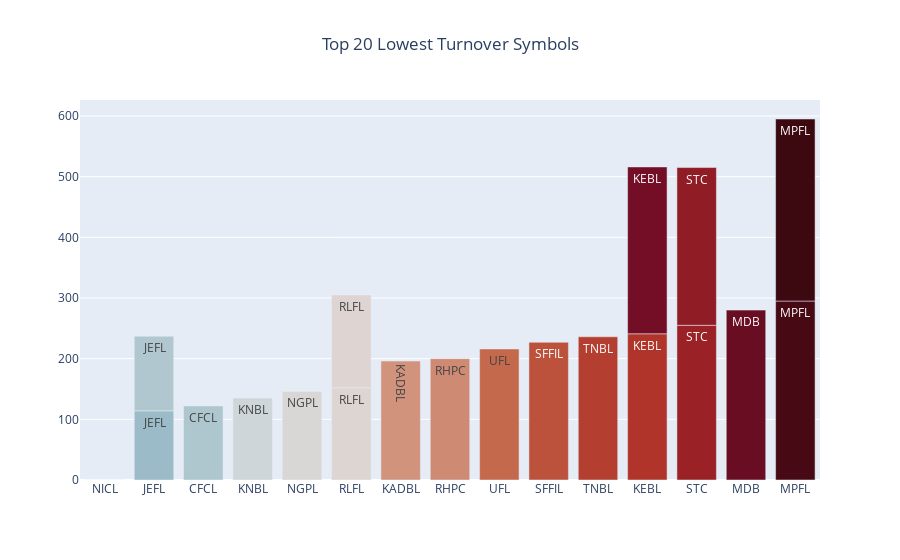

Notebook source saved alongside this figure:
### Code cell
fig=go.Figure(
    go.Bar(
    x=temp.Symbol,
    y=temp.Turnover,
    text=temp.Symbol,
    textposition="inside",
    marker=dict(color=temp.Turnover,
                   colorscale='balance'),
    )
    )

fig.update_layout(title="Top 20 Lowest Turnover Symbols",
                 title_x=.5)
fig.show()

### Figure 1 — Plotly figure (JSON) as saved in the notebook; plotly's stock layout.template omitted (floating-point values rounded to 4 significant figures)
{"data": [{"marker": {"color": [0, 114, 122, 123, 135, 146, 152, 153, 196, 200, 216, 227, 236, 241, 255, 260, 275, 280, 295, 300], "colorscale": [[0, "rgb(23, 28, 66)"], [0.09091, "rgb(41, 58, 143)"], [0.1818, "rgb(11, 102, 189)"], [0.2727, "rgb(69, 144, 185)"], [0.3636, "rgb(142, 181, 194)"], [0.4545, "rgb(210, 216, 219)"], [0.5455, "rgb(230, 210, 204)"], [0.6364, "rgb(213, 157, 137)"], [0.7273, "rgb(196, 101, 72)"], [0.8182, "rgb(172, 43, 36)"], [0.9091, "rgb(120, 14, 40)"], [1, "rgb(60, 9, 17)"]]}, "text": ["NICL", "JEFL", "CFCL", "JEFL", "KNBL", "NGPL", "RLFL", "RLFL", "KADBL", "RHPC", "UFL", "SFFIL", "TNBL", "KEBL", "STC", "STC", "KEBL", "MDB", "MPFL", "MPFL"], "textposition": "inside", "type": "bar", "x": ["NICL", "JEFL", "CFCL", "JEFL", "KNBL", "NGPL", "RLFL", "RLFL", "KADBL", "RHPC", "UFL", "SFFIL", "TNBL", "KEBL", "STC", "STC", "KEBL", "MDB", "MPFL", "MPFL"], "y": [0, 114, 122, 123, 135, 146, 152, 153, 196, 200, 216, 227, 236, 241, 255, 260, 275, 280, 295, 300]}], "layout": {"title": {"text": "Top 20 Lowest Turnover Symbols", "x": 0.5}}}
